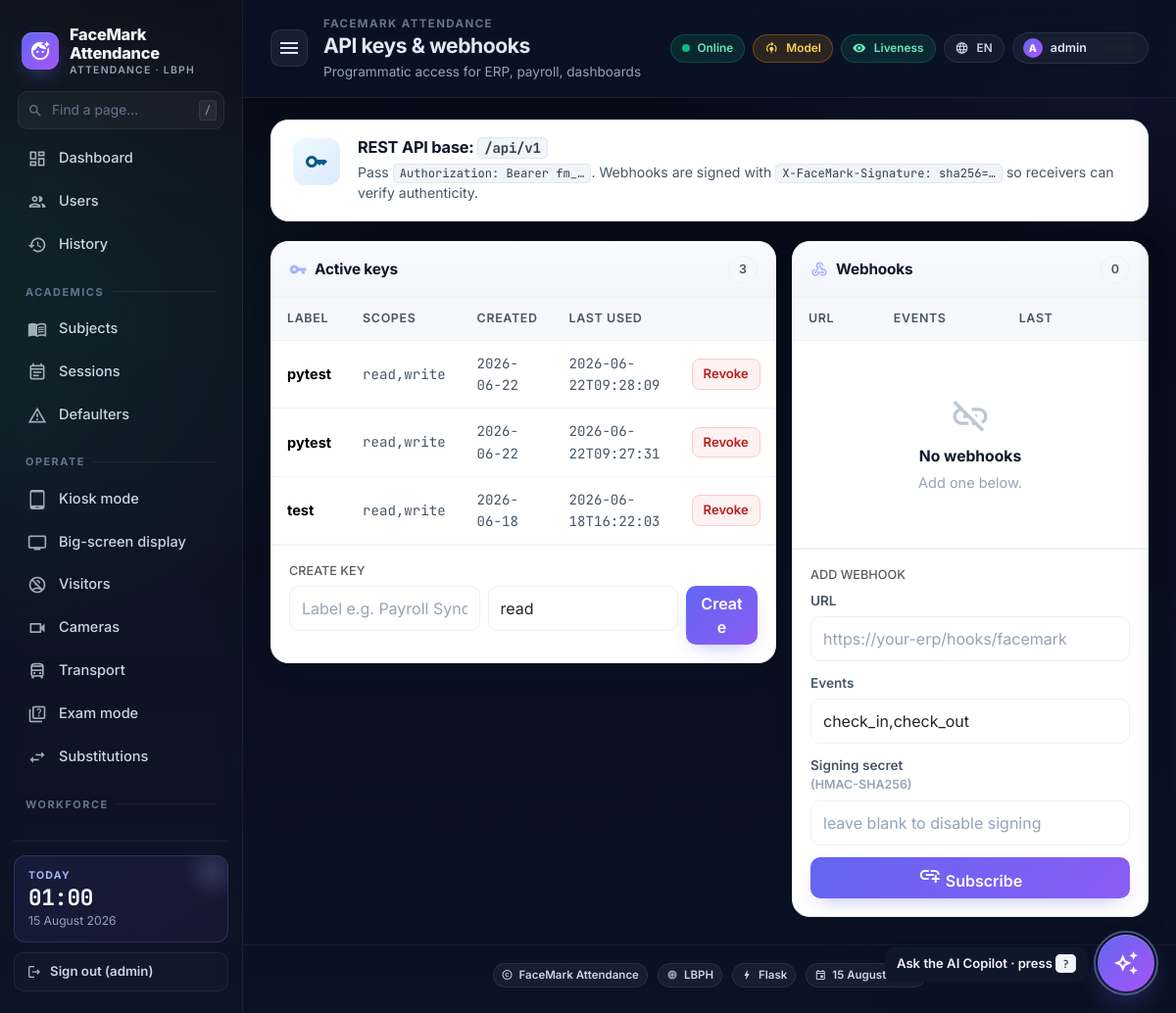
Page /api-keys (signed in) on the committed database.
### tables this page shows
CREATE TABLE settings (
    key   TEXT PRIMARY KEY,
    value TEXT NOT NULL
);

CREATE TABLE api_keys (
    id        INTEGER PRIMARY KEY AUTOINCREMENT,
    label     TEXT NOT NULL,
    key_hash  TEXT NOT NULL,
    scopes    TEXT,                  -- csv: read,write,attendance,users,...
    created_at TEXT NOT NULL,
    last_used TEXT,
    revoked   INTEGER NOT NULL DEFAULT 0
);

### app.py (the view, shortened to what this page needs)
@app.route('/api-keys', methods=['GET', 'POST'])
@role_required('admin')
def api_keys():
    new_raw = None
    return render_template('api_keys.html',
                           keys=db.list_api_keys(),
                           webhooks=db.list_webhooks(),
                           new_raw=new_raw)

### app.py (called while the page is built)
@app.after_request
def _metrics_record(resp):
    try:
        ms = (time.perf_counter() - getattr(__import__('flask').g, 't0', time.perf_counter())) * 1000.0
        infra_record_request(resp.status_code, ms)
    except Exception:  # noqa: BLE001
        pass
    return resp

@app.context_processor
def _inject_infra():
    return {'csp_nonce': infra_mw.csp_nonce,
            'asset_version': os.environ.get('FACEMARK_ASSET_VERSION', 'v2')}

@app.after_request
def _cache_static(resp):
    if request.path.startswith('/static/'):
        if 'v=' in request.query_string.decode('utf-8', errors='ignore'):
            resp.headers['Cache-Control'] = 'public, max-age=31536000, immutable'
        else:
            resp.headers['Cache-Control'] = 'public, max-age=86400'
    return resp

def role_required(*allowed):
    def deco(fn):
        @wraps(fn)
        def wrap(*a, **kw):
            if not session.get('admin'):
                return redirect(url_for('login', next=request.path))
            role = session.get('role') or 'admin'
            if role == 'admin' or role in allowed:
                return fn(*a, **kw)
            if request.path.startswith('/api/'):
                return jsonify({'ok': False, 'error': 'forbidden'}), 403
            flash(f'Requires one of: {", ".join(allowed)}', 'danger')
            return redirect(url_for('home'))
        return wrap
    return deco

### db.py (called while the page is built, shortened)
def _pragma_once(conn: sqlite3.Connection) -> None:
    global _PRAGMA_ONCE_DONE
    if _PRAGMA_ONCE_DONE:
        return

def get_conn() -> sqlite3.Connection:
    conn = sqlite3.connect(DB_PATH, timeout=10.0,
                           check_same_thread=False)
    conn.row_factory = sqlite3.Row
    conn.execute('PRAGMA foreign_keys = ON')
    conn.execute('PRAGMA busy_timeout = 5000')
    _pragma_once(conn)
    return conn

@contextmanager
def tx():
    conn = get_conn()
    try:
        yield conn
        conn.commit()
    finally:
        conn.close()

def get_setting(key: str, default: Optional[str] = None) -> Optional[str]:
    with tx() as c:
        r = c.execute('SELECT value FROM settings WHERE key = ?', (key,)).fetchone()
        return r['value'] if r else default

def list_api_keys() -> list[dict]:
    with tx() as c:
        return [dict(r) for r in c.execute(
            'SELECT id, label, scopes, created_at, last_used, revoked '
            'FROM api_keys ORDER BY created_at DESC').fetchall()]

### recognizer.py (called while the page is built)
def get() -> _BaseRecognizer:
    return _instance

### templates/api_keys.html (shortened to what this page needs)
{% extends "base.html" %}
{% block page_title %}API keys & webhooks{% endblock %}
{% block page_sub %}Programmatic access for ERP, payroll, dashboards{% endblock %}
{% block content %}
<div class="page-hero hero-sky">
  <div class="ph-icn"><i class="material-icons">key</i></div>
  <div class="ph-body">
    <h5>REST API base: <code>/api/v1</code></h5>
    <p>Pass <code>Authorization: Bearer fm_…</code>. Webhooks are signed with
       <code>X-FaceMark-Signature: sha256=…</code> so receivers can verify
       authenticity.</p>
  </div>
</div>
<div class="row g-3">
  <div class="col-lg-7">
    <div class="card surface mb-3">
      <div class="surface-head">
        <h5 class="m-0"><i class="material-icons" style="color:#a5b4fc">vpn_key</i> Active keys</h5>
        <span class="chip ghost">{{ keys|length }}</span>
      </div>
      <div class="surface-body p-0">
        <table class="table mb-0">
          <thead><tr><th>Label</th><th>Scopes</th><th>Created</th><th>Last used</th><th></th></tr></thead>
          <tbody>
            {% for k in keys %}
            <tr>
              <td><strong>{{ k.label }}</strong></td>
              <td><span class="mono">{{ k.scopes }}</span></td>
              <td><span class="mono">{{ k.created_at[:10] }}</span></td>
              <td><span class="mono">{{ k.last_used or '—' }}</span></td>
              <td class="text-end">
                {% if not k.revoked %}
                <form method="POST" class="d-inline" onsubmit="return confirm('Revoke this key?')">
                  <button class="btn btn-sm btn-danger-soft">Revoke</button>
                </form>
                {% else %}<span class="status-chip danger"><span class="dot"></span> revoked</span>{% endif %}
              </td>
            </tr>
            {% endfor %}
          </tbody>
        </table>
      </div>
      <div class="surface-body" style="border-top:1px solid var(--surface-line);">
        <h6 class="mb-2 text-muted small text-uppercase">Create key</h6>
        <form method="POST" class="row g-2">
          <div class="col-md-5"><input name="label" class="form-control" placeholder="Label e.g. Payroll Sync" required></div>
          <div class="col-md-5">
            <select name="scopes" class="form-select">
              <option value="read">read</option>
            </select>
          </div>
          <div class="col-md-2"><button class="btn btn-primary w-100">Create</button></div>
        </form>
      </div>
    </div>
  </div>
  <div class="col-lg-5">
    <div class="card surface">
      <div class="surface-head">
        <h5 class="m-0"><i class="material-icons" style="color:#a5b4fc">webhook</i> Webhooks</h5>
        <span class="chip ghost">{{ webhooks|length }}</span>
      </div>
      <div class="surface-body p-0">
        <table class="table mb-0">
          <thead><tr><th>URL</th><th>Events</th><th>Last</th><th></th></tr></thead>
          <tbody>
            {% for h in webhooks %}
            <tr>
              <td><span class="url-chip">{{ h.url }}</span></td>
              <td><small>{{ h.events }}</small></td>
              <td>
                {% if h.last_status and h.last_status.startswith('http-2') %}
                  <span class="status-chip success"><span class="dot"></span> {{ h.last_status }}</span>
                {% elif h.last_status %}
                  <span class="status-chip danger"><span class="dot"></span> {{ h.last_status }}</span>
                {% else %}
                  <span class="status-chip warn"><span class="dot"></span> never</span>
                {% endif %}
              </td>
              <td class="text-end">
                <form method="POST" action="{{ url_for('webhooks_admin') }}" class="d-inline">
                  <input type="hidden" name="delete" value="{{ h.id }}">
                  <button class="btn btn-sm btn-danger-soft">×</button>
                </form>
              </td>
            </tr>
            {% else %}
            <tr><td colspan="4">
              <div class="empty">
                <i class="material-icons-outlined">link_off</i>
                <strong>No webhooks</strong>
                <div>Add one below.</div>
              </div>
            </td></tr>
            {% endfor %}
          </tbody>
        </table>
      </div>
      <div class="surface-body" style="border-top:1px solid var(--surface-line);">
        <h6 class="mb-2 text-muted small text-uppercase">Add webhook</h6>
        <form method="POST" action="{{ url_for('webhooks_admin') }}">
          <div class="fld">
            <label>URL</label>
            <input name="url" class="form-control" placeholder="https://your-erp/hooks/facemark" required>
          </div>
          <div class="fld">
            <label>Events</label>
            <input name="events" class="form-control" value="check_in,check_out"
                   placeholder="csv: check_in,check_out,absent,visitor or *">
          </div>
          <div class="fld">
            <label>Signing secret <span class="hint">(HMAC-SHA256)</span></label>
            <input name="secret" class="form-control" placeholder="leave blank to disable signing">
          </div>
          <button class="btn btn-primary w-100">
            <i class="material-icons md-16">add_link</i> Subscribe
          </button>
        </form>
      </div>
    </div>
  </div>
</div>
{% endblock %}

### templates/base.html (shortened to what this page needs)
<!doctype html>
<html lang="en">
<head>
  <link href="https://cdn.jsdelivr.net/npm/bootstrap@5.3.2/dist/css/bootstrap.min.css" rel="stylesheet">
  <link href="{{ url_for('static', filename='css/styles.css') }}?v={{ asset_version }}" rel="stylesheet">
</head>
<body>
<div class="app-shell">
  <aside class="sidebar" id="sidebar">
    <div class="brand">
      <span class="brand-mark"><i class="material-icons">face_retouching_natural</i></span>
      <span class="brand-name">
        {{ org_name }}
        <small>Attendance · {{ recognizer_backend }}</small>
      </span>
    </div>
    <div class="side-search">
      <i class="material-icons-outlined">search</i>
      <input type="text" placeholder="Find a page…" id="sideSearch" autocomplete="off" />
      <kbd>/</kbd>
    </div>
    <nav class="side-nav" id="sideNav">
      <a class="side-link {% if request.endpoint == 'home' %}active{% endif %}" href="{{ url_for('home') }}">
        <i class="material-icons-outlined">dashboard</i><span>Dashboard</span>
      </a>
      <a class="side-link {% if request.endpoint == 'list_users' %}active{% endif %}" href="{{ url_for('list_users') }}">
        <i class="material-icons-outlined">group</i><span>Users</span>
      </a>
      <a class="side-link {% if request.endpoint == 'history' %}active{% endif %}" href="{{ url_for('history') }}">
        <i class="material-icons-outlined">history</i><span>History</span>
      </a>
      <div class="side-section">Academics</div>
      <a class="side-link {% if request.endpoint == 'subjects' %}active{% endif %}" href="{{ url_for('subjects') }}">
        <i class="material-icons-outlined">menu_book</i><span>Subjects</span>
      </a>
      <a class="side-link {% if request.endpoint in ('sessions', 'session_detail') %}active{% endif %}" href="{{ url_for('sessions') }}">
        <i class="material-icons-outlined">event_note</i><span>Sessions</span>
      </a>
      <a class="side-link {% if request.endpoint == 'defaulters' %}active{% endif %}" href="{{ url_for('defaulters') }}">
        <i class="material-icons-outlined">warning_amber</i><span>Defaulters</span>
      </a>
      <div class="side-section">Operate</div>
      <a class="side-link" href="{{ url_for('kiosk') }}" target="_blank">
        <i class="material-icons-outlined">tablet_android</i><span>Kiosk mode</span>
      </a>
      <a class="side-link" href="{{ url_for('display_board') }}" target="_blank">
        <i class="material-icons-outlined">tv</i><span>Big-screen display</span>
      </a>
      <a class="side-link {% if request.endpoint == 'visitors' %}active{% endif %}" href="{{ url_for('visitors') }}">
        <i class="material-icons-outlined">no_accounts</i><span>Visitors</span>
      </a>
      <a class="side-link {% if request.endpoint == 'cameras' %}active{% endif %}" href="{{ url_for('cameras') }}">
        <i class="material-icons-outlined">videocam</i><span>Cameras</span>
      </a>
      <a class="side-link {% if request.endpoint in ('transport','transport_stops') %}active{% endif %}" href="{{ url_for('transport') }}">
        <i class="material-icons-outlined">directions_bus</i><span>Transport</span>
      </a>
      <a class="side-link {% if request.endpoint in ('exams','exam_detail') %}active{% endif %}" href="{{ url_for('exams') }}">
        <i class="material-icons-outlined">quiz</i><span>Exam mode</span>
      </a>
      <a class="side-link {% if request.endpoint == 'substitutions_page' %}active{% endif %}" href="{{ url_for('substitutions_page') }}">
        <i class="material-icons-outlined">swap_horiz</i><span>Substitutions</span>
      </a>
      <div class="side-section">Workforce</div>
      <a class="side-link {% if request.endpoint == 'branches' %}active{% endif %}" href="{{ url_for('branches') }}">
      </a>
    </nav>
    <div class="side-foot">
      <div class="side-card">
        <div class="side-card-title">Today</div>
        <div class="side-card-value" id="sideClock">--:--</div>
        <div class="side-card-sub">{{ datetoday2 }}</div>
      </div>
      {% if admin_user %}
      <a class="side-logout" href="{{ url_for('logout') }}">
        <i class="material-icons-outlined md-18">logout</i> Sign out ({{ admin_user }})
      </a>
      {% endif %}
    </div>
  </aside>
  <div class="main">
    <header class="topbar">
      <button class="icon-btn sidebar-toggle" id="sidebarToggle" aria-label="Toggle sidebar">
        <i class="material-icons">menu</i>
      </button>
      <div class="topbar-title">
        <div class="crumb">{% block crumb %}{{ org_name }}{% endblock %}</div>
        <h1>{% block page_title %}Dashboard{% endblock %}</h1>
        <p>{% block page_sub %}Real-time face recognition attendance{% endblock %}</p>
      </div>
      <div class="topbar-right">
        <span class="pill" title="Server is reachable"><span class="pulse"></span> Online</span>
        {% if model_trained %}
          <span class="pill pill-good" title="Recogniser model is trained">
            <i class="material-icons md-16">verified</i> Model
          </span>
        {% else %}
          <span class="pill pill-warn" title="No trained recogniser yet — register a user">
            <i class="material-icons md-16">model_training</i> Model
          </span>
        {% endif %}
        {% if liveness_on %}
          <span class="pill pill-good" title="Liveness anti-spoofing on">
            <i class="material-icons md-16">remove_red_eye</i> Liveness
          </span>
        {% endif %}
        <div class="dropdown">
          <button class="pill ghost" data-bs-toggle="dropdown" aria-expanded="false" title="Language">
            <i class="material-icons md-16">language</i>
            {{ lang|upper }}
          </button>
        </div>
        {% if admin_user %}
        <div class="dropdown">
          <button class="role-chip" data-bs-toggle="dropdown" aria-expanded="false" title="Account">
            <span class="role-avatar">{{ admin_user[0]|upper }}</span>
            <span class="d-none d-md-inline">{{ admin_user }}</span>
            <span class="d-none d-md-inline text-muted">· {{ admin_role }}</span>
          </button>
        </div>
        {% endif %}
      </div>
    </header>
    <div class="content">
      {% block content %}{% endblock %}
    </div>
    <footer class="app-footer">
      <span class="ft-pill"><i class="material-icons-outlined">copyright</i> {{ org_name }}</span>
      <span class="ft-pill"><i class="material-icons-outlined">memory</i> {{ recognizer_backend }}</span>
      <span class="ft-pill"><i class="material-icons-outlined">bolt</i> Flask</span>
      <span class="ft-pill"><i class="material-icons-outlined">event</i> {{ datetoday2 }}</span>
    </footer>
    {% if admin_user %}
    <button class="fab-copilot" id="fabCopilot" aria-label="Open AI Copilot">
      <i class="material-icons-outlined">auto_awesome</i>
    </button>
    <div class="fab-tip" id="fabTip">Ask the AI Copilot · press <kbd>?</kbd></div>
    {% endif %}
  </div>
</div>
</body>
</html>

### rows in the picture
settings: value "FaceMark Attendance", value "FACEMARK ATTENDANCE"
api_keys: label "pytest", scopes "read,write", created_at "2026-06-22", last_used "2026-06-22T09:28:09"
api_keys: label "pytest", scopes "read,write", created_at "2026-06-22", last_used "2026-06-22T09:27:31"
api_keys: label "test", scopes "read,write", created_at "2026-06-18", last_used "2026-06-18T16:22:03"

### other values in the picture
{{ recognizer_backend }} "LBPH"
{{ admin_user }} "admin"
{{ lang|upper }} "EN"
{{ admin_user[0]|upper }} "A"
{{ keys|length }} "3"
{{ webhooks|length }} "0"
